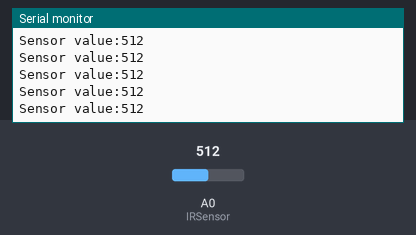
The sketch below on a simulated Arduino Uno, built with avr-gcc and run on an emulated ATmega328P. Shown: the last lines printed to the serial monitor. The inputs (shaded band) are chosen by the test bench; at power-on: A0 (IRSensor) = 512.

Above: at 1.2 s.
1.3 s: A0 (IRSensor) set to 11
At 2.2 s:
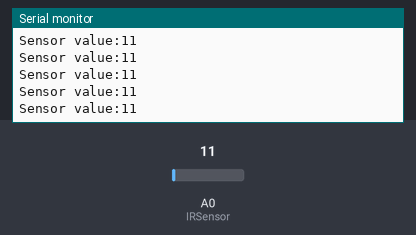
2.8 s: A0 (IRSensor) set to 8
At 3.6 s:
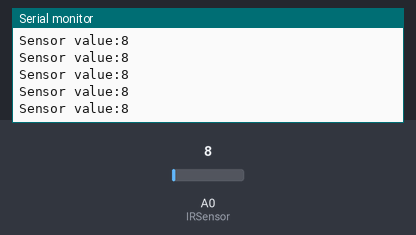
11.8 s: A0 (IRSensor) set to 991
At 12.3 s:
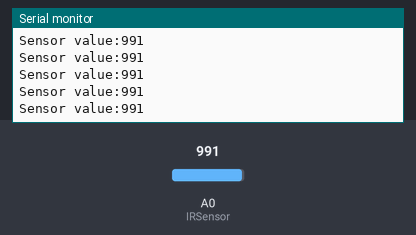
14.8 s: A0 (IRSensor) set to 1017
At 15.5 s:
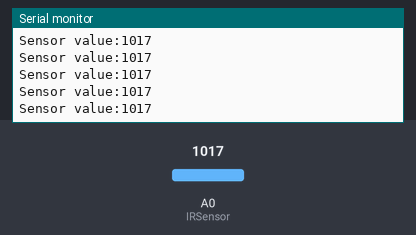
Timing chart, 0 to 17.8 s (numbered marks = the images above; inputs shaded):
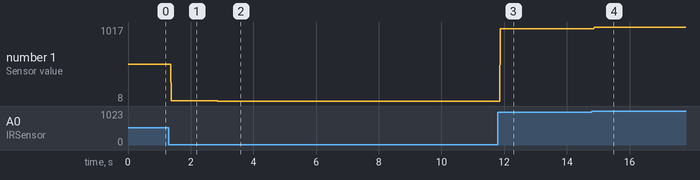

The sketch:

IRsensor.ino
```cpp
int IRSensor = A0; // connect ir sensor to arduino pin 3

void setup()
 {
  pinMode (IRSensor, INPUT); // sensor pin INPUT
  Serial.begin (9600); // Starts the serial communication
 }

void loop()
 {
  //Define a variables for read the IRsensor
  int Sensordata = analogRead(IRSensor);

  // Prints the output data on the Serial Monitor
  Serial.print("Sensor value:");
  Serial.println(Sensordata);
 }
```

Measured:
- after the input at 1.3 s, the serial monitor: prints a new line after 0.09 s (image 1)
- after the input at 2.8 s, the serial monitor: prints a new line after 0.07 s (image 2)
- after the input at 11.8 s, the serial monitor: prints a new line after 0.07 s (image 3)
- after the input at 14.8 s, the serial monitor: prints a new line after 0.07 s (image 4)
- plotted number 1: 512 → 11 after the input at 1.3 s, 11 → 8 after the input at 2.8 s, 8 → 991 after the input at 11.8 s, 991 → 1017 after the input at 14.8 s
